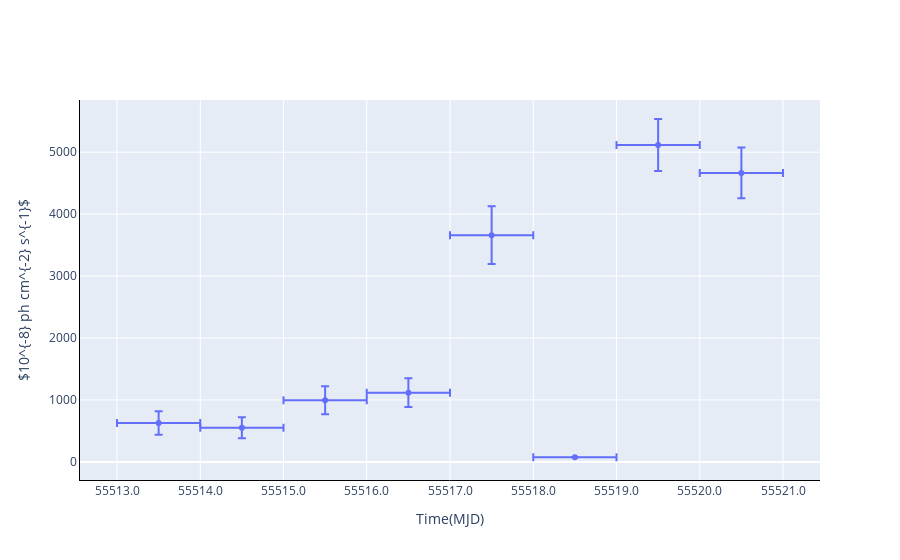

Notebook cell for this chart:
### Code cell
ag.displayLightCurve("mle")

### Figure 1 — Plotly figure (JSON) as saved in the notebook; plotly's stock layout.template omitted (floating-point values rounded to 4 significant figures)
{"data": [{"customdata": [[55513, 55514, 5.547], [55514, 55515, 5.145], [55515, 55516, 7.703], [55516, 55517, 8.035], [55517, 55518, 17.11], [55518, 55519, 11.12], [55519, 55520, 27.17], [55520, 55521, 25.88]], "error_x": {"array": [0.5, 0.5, 0.5, 0.5, 0.5, 0.5, 0.5, 0.5], "arrayminus": [0.5, 0.5, 0.5, 0.5, 0.5, 0.5, 0.5, 0.5], "symmetric": false, "type": "data"}, "error_y": {"array": [188.7, 169.6, 226.1, 233.9, 467.2, 0, 420.7, 409.2], "symmetric": true, "type": "data"}, "hovertemplate": "tstart: %{customdata[0]:.4f} - tend:%{customdata[1]:.4f}, flux: %{y:.2f} +/- %{error_y.array:.2f}, sqrts: %{customdata[2]:.4f}", "mode": "markers", "name": "flux", "x": [55510.0, 55510.0, 55520.0, 55520.0, 55520.0, 55520.0, 55520.0, 55520.0], "y": [628.6, 550.7, 994.8, 1118.0, 3661.0, 75.09, 5115.0, 4665.0], "type": "scatter"}, {"customdata": [], "error_x": {"array": [], "arrayminus": [], "symmetric": false, "type": "data"}, "hovertemplate": "tstart: %{customdata[0]:.4f}, tend:%{customdata[1]:.4f}, flux_ul: %{y:.2f}, sqrts: %{customdata[2]:.4f}", "marker": {"size": 10, "symbol": "triangle-down"}, "mode": "markers", "name": "flux_ul", "x": [], "y": [], "type": "scatter"}], "layout": {"xaxis": {"showline": true, "linecolor": "black", "title": {"text": "Time(MJD)"}, "tickformat": "g"}, "yaxis": {"showline": true, "linecolor": "black", "title": {"text": "$10^{-8} ph cm^{-2} s^{-1}$"}}, "legend": {"font": {"size": 17}, "orientation": "h", "yanchor": "bottom", "y": 1.02, "xanchor": "left"}}}
